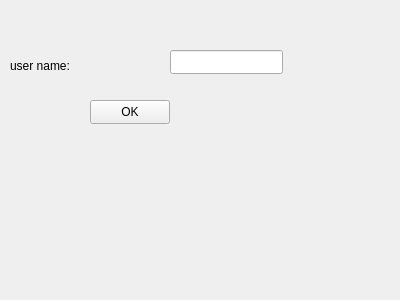
<?xml version="1.0" encoding="UTF-8"?>
<ui version="4.0">
 <class>Form</class>
 <widget class="QWidget" name="Form">
  <property name="geometry">
   <rect>
    <x>0</x>
    <y>0</y>
    <width>400</width>
    <height>300</height>
   </rect>
  </property>
  <property name="windowTitle">
   <string>Form</string>
  </property>
  <widget class="QLineEdit" name="lineEdit">
   <property name="geometry">
    <rect>
     <x>170</x>
     <y>50</y>
     <width>113</width>
     <height>24</height>
    </rect>
   </property>
  </widget>
  <widget class="QLabel" name="label">
   <property name="geometry">
    <rect>
     <x>10</x>
     <y>40</y>
     <width>141</width>
     <height>51</height>
    </rect>
   </property>
   <property name="text">
    <string>user name:</string>
   </property>
  </widget>
  <widget class="QPushButton" name="pushButton">
   <property name="geometry">
    <rect>
     <x>90</x>
     <y>100</y>
     <width>80</width>
     <height>24</height>
    </rect>
   </property>
   <property name="text">
    <string>OK</string>
   </property>
  </widget>
 </widget>
 <resources/>
 <connections/>
</ui>
